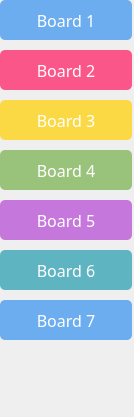
            <widget class="QWidget" name="scrollAreaContent_panel_left">
             <property name="geometry">
              <rect>
               <x>0</x>
               <y>0</y>
               <width>134</width>
               <height>417</height>
              </rect>
             </property>
             <layout class="QVBoxLayout" name="verticalLayout_4">
              <property name="spacing">
               <number>10</number>
              </property>
              <property name="leftMargin">
               <number>0</number>
              </property>
              <property name="topMargin">
               <number>0</number>
              </property>
              <property name="rightMargin">
               <number>2</number>
              </property>
              <property name="bottomMargin">
               <number>0</number>
              </property>
              <item>
               <widget class="QPushButton" name="btn_board_1">
                <property name="sizePolicy">
                 <sizepolicy hsizetype="Preferred" vsizetype="Fixed">
                  <horstretch>0</horstretch>
                  <verstretch>0</verstretch>
                 </sizepolicy>
                </property>
                <property name="minimumSize">
                 <size>
                  <width>0</width>
                  <height>40</height>
                 </size>
                </property>
                <property name="font">
                 <font>
                  <family>Torus Pro</family>
                  <pointsize>12</pointsize>
                 </font>
                </property>
                <property name="cursor">
                 <cursorShape>PointingHandCursor</cursorShape>
                </property>
                <property name="focusPolicy">
                 <enum>Qt::TabFocus</enum>
                </property>
                <property name="styleSheet">
                 <string notr="true">QPushButton {background-color: #6badee; color: #ffffff; border-radius: 5px}
QPushButton:hover {background-color: #7e828c;}
QPushButton:focus {border-color: #000000; border-width: 1.5px; border-style: solid;}</string>
                </property>
                <property name="text">
                 <string>Board 1</string>
                </property>
               </widget>
              </item>
              <item>
               <widget class="QPushButton" name="btn_board_2">
                <property name="minimumSize">
                 <size>
                  <width>0</width>
                  <height>40</height>
                 </size>
                </property>
                <property name="font">
                 <font>
                  <family>Torus Pro</family>
                  <pointsize>12</pointsize>
                 </font>
                </property>
                <property name="cursor">
                 <cursorShape>PointingHandCursor</cursorShape>
                </property>
                <property name="focusPolicy">
                 <enum>Qt::TabFocus</enum>
                </property>
                <property name="styleSheet">
                 <string notr="true">QPushButton {background-color: #fb568a; color: #ffffff; border-radius: 5px}
QPushButton:hover {background-color: #7e828c;}
QPushButton:focus {border-color: #000000; border-width: 1.5px; border-style: solid;}</string>
                </property>
                <property name="text">
                 <string>Board 2</string>
                </property>
               </widget>
              </item>
              <item>
               <widget class="QPushButton" name="btn_board_3">
                <property name="minimumSize">
                 <size>
                  <width>0</width>
                  <height>40</height>
                 </size>
                </property>
                <property name="font">
                 <font>
                  <family>Torus Pro</family>
                  <pointsize>12</pointsize>
                 </font>
                </property>
                <property name="cursor">
                 <cursorShape>PointingHandCursor</cursorShape>
                </property>
                <property name="focusPolicy">
                 <enum>Qt::TabFocus</enum>
                </property>
                <property name="styleSheet">
                 <string notr="true">QPushButton {background-color: #fbd945; color: #ffffff; border-radius: 5px}
QPushButton:hover {background-color: #7e828c;}
QPushButton:focus {border-color: #000000; border-width: 1.5px; border-style: solid;}</string>
                </property>
                <property name="text">
                 <string>Board 3</string>
                </property>
               </widget>
              </item>
              <item>
               <widget class="QPushButton" name="btn_board_4">
                <property name="minimumSize">
                 <size>
                  <width>0</width>
                  <height>40</height>
                 </size>
                </property>
                <property name="font">
                 <font>
                  <family>Torus Pro</family>
                  <pointsize>12</pointsize>
                 </font>
                </property>
                <property name="cursor">
                 <cursorShape>PointingHandCursor</cursorShape>
                </property>
                <property name="focusPolicy">
                 <enum>Qt::TabFocus</enum>
                </property>
                <property name="styleSheet">
                 <string notr="true">QPushButton {background-color: #99c37b; color: #ffffff; border-radius: 5px}
QPushButton:hover {background-color: #7e828c;}
QPushButton:focus {border-color: #000000; border-width: 1.5px; border-style: solid;}</string>
                </property>
                <property name="text">
                 <string>Board 4</string>
                </property>
               </widget>
              </item>
              <item>
               <widget class="QPushButton" name="btn_board_5">
                <property name="minimumSize">
                 <size>
                  <width>0</width>
                  <height>40</height>
                 </size>
                </property>
                <property name="font">
                 <font>
                  <family>Torus Pro</family>
                  <pointsize>12</pointsize>
                 </font>
                </property>
                <property name="cursor">
                 <cursorShape>PointingHandCursor</cursorShape>
                </property>
                <property name="focusPolicy">
                 <enum>Qt::TabFocus</enum>
                </property>
                <property name="styleSheet">
                 <string notr="true">QPushButton {background-color: #c577dc; color: #ffffff; border-radius: 5px}
QPushButton:hover {background-color: #7e828c;}
QPushButton:focus {border-color: #000000; border-width: 1.5px; border-style: solid;}</string>
                </property>
                <property name="text">
                 <string>Board 5</string>
                </property>
               </widget>
              </item>
              <item>
               <widget class="QPushButton" name="btn_board_6">
                <property name="minimumSize">
                 <size>
                  <width>0</width>
                  <height>40</height>
                 </size>
                </property>
                <property name="font">
                 <font>
                  <family>Torus Pro</family>
                  <pointsize>12</pointsize>
                 </font>
                </property>
                <property name="cursor">
                 <cursorShape>PointingHandCursor</cursorShape>
                </property>
                <property name="focusPolicy">
                 <enum>Qt::TabFocus</enum>
                </property>
                <property name="styleSheet">
                 <string notr="true">QPushButton {background-color: #5eb5c1; color: #ffffff; border-radius: 5px}
QPushButton:hover {background-color: #7e828c;}
QPushButton:focus {border-color: #000000; border-width: 1.5px; border-style: solid;}</string>
                </property>
                <property name="text">
                 <string>Board 6</string>
                </property>
               </widget>
              </item>
              <item>
               <widget class="QPushButton" name="btn_board_7">
                <property name="minimumSize">
                 <size>
                  <width>0</width>
                  <height>40</height>
                 </size>
                </property>
                <property name="font">
                 <font>
                  <family>Torus Pro</family>
                  <pointsize>12</pointsize>
                 </font>
                </property>
                <property name="cursor">
                 <cursorShape>PointingHandCursor</cursorShape>
                </property>
                <property name="focusPolicy">
                 <enum>Qt::TabFocus</enum>
                </property>
                <property name="styleSheet">
                 <string notr="true">QPushButton {background-color: #6badee; color: #ffffff; border-radius: 5px}
QPushButton:hover {background-color: #7e828c;}
QPushButton:focus {border-color: #000000; border-width: 1.5px; border-style: solid;}</string>
                </property>
                <property name="text">
                 <string>Board 7</string>
                </property>
               </widget>
              </item>
              <item>
               <spacer name="vertSpacer_scrollAreaContent">
                <property name="orientation">
                 <enum>Qt::Vertical</enum>
                </property>
                <property name="sizeHint" stdset="0">
                 <size>
                  <width>20</width>
                  <height>40</height>
                 </size>
                </property>
               </spacer>
              </item>
             </layout>
            </widget>
